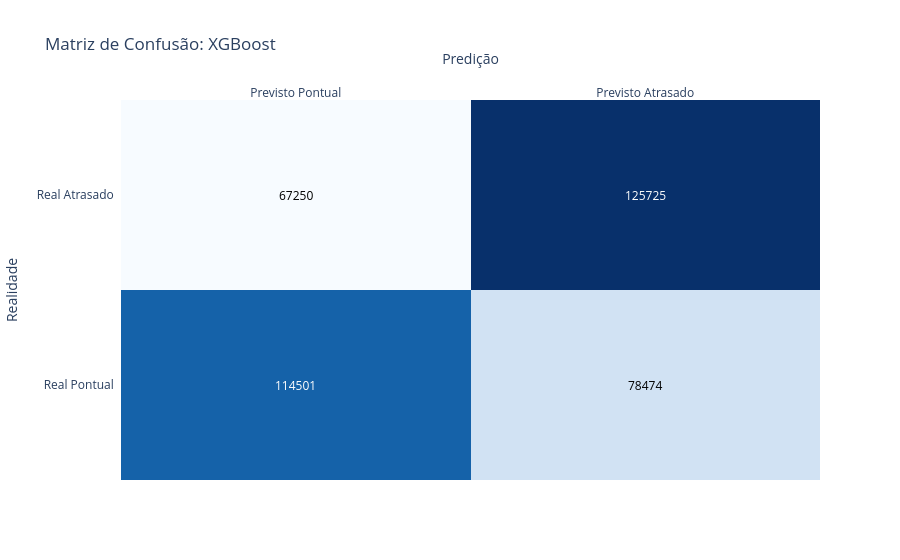

Notebook source saved alongside this figure:
### Code cell
fig_xgb = plot_confusion_matrix(y_test, y_pred_xgb, 'Matriz de Confusão: XGBoost')
fig_xgb.show()

### Figure 1 — Plotly figure (JSON) as saved in the notebook; plotly's stock layout.template omitted (floating-point values rounded to 4 significant figures)
{"data": [{"colorscale": [[0, "rgb(247,251,255)"], [0.125, "rgb(222,235,247)"], [0.25, "rgb(198,219,239)"], [0.375, "rgb(158,202,225)"], [0.5, "rgb(107,174,214)"], [0.625, "rgb(66,146,198)"], [0.75, "rgb(33,113,181)"], [0.875, "rgb(8,81,156)"], [1, "rgb(8,48,107)"]], "reversescale": false, "showscale": false, "type": "heatmap", "x": ["Previsto Pontual", "Previsto Atrasado"], "y": ["Real Pontual", "Real Atrasado"], "z": [[114501, 78474], [67250, 125725]]}], "layout": {"annotations": [{"font": {"color": "#FFFFFF"}, "showarrow": false, "text": "114501", "x": "Previsto Pontual", "xref": "x", "y": "Real Pontual", "yref": "y"}, {"font": {"color": "#000000"}, "showarrow": false, "text": "78474", "x": "Previsto Atrasado", "xref": "x", "y": "Real Pontual", "yref": "y"}, {"font": {"color": "#000000"}, "showarrow": false, "text": "67250", "x": "Previsto Pontual", "xref": "x", "y": "Real Atrasado", "yref": "y"}, {"font": {"color": "#FFFFFF"}, "showarrow": false, "text": "125725", "x": "Previsto Atrasado", "xref": "x", "y": "Real Atrasado", "yref": "y"}], "title": {"text": "Matriz de Confusão: XGBoost"}, "xaxis": {"dtick": 1, "gridcolor": "rgb(0, 0, 0)", "side": "top", "ticks": "", "title": {"text": "Predição"}}, "yaxis": {"dtick": 1, "ticks": "", "ticksuffix": "  ", "title": {"text": "Realidade"}}}}
